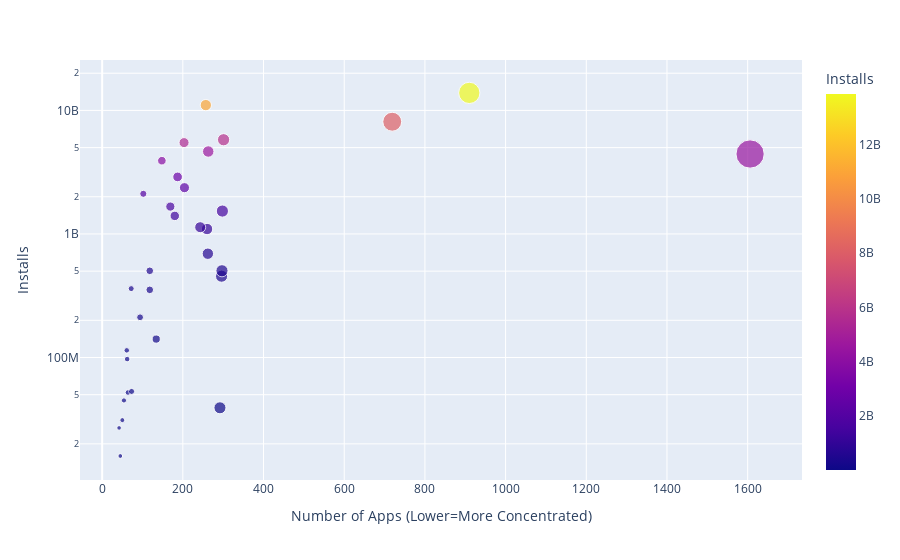

The cell this chart's notebook holds for it:
### Markdown cell above
### Category Concentration - Downloads vs. Competition

**Challenge**: 
* First, create a DataFrame that has the number of apps in one column and the number of installs in another:

<img src=https://imgur.com/uQRSlXi.png width="350">

* Then use the [plotly express examples from the documentation](https://plotly.com/python/line-and-scatter/) alongside the [.scatter() API reference](https://plotly.com/python-api-reference/generated/plotly.express.scatter.html)to create scatter plot that looks like this. 

<img src=https://imgur.com/cHsqh6a.png>

*Hint*: Use the size, hover_name and color parameters in .scatter(). To scale the yaxis, call .update_layout() and specify that the yaxis should be on a log-scale like so: yaxis=dict(type='log')

### Code cell
top10_category_installs = pd.DataFrame(index=category_installs.index,
                                       data={'App': top10_category})
top10_category_installs = top10_category_installs.join(category_installs.Installs)

print(top10_category_installs)

yaxis = dict(type='log')
scatter = px.scatter(top10_category_installs, x="App", y="Installs", 
           color="Installs", size="App", 
           hover_name=top10_category_installs.index)
scatter.update_layout(xaxis_title="Number of Apps (Lower=More Concentrated)",
                      yaxis_title="Installs",
                      yaxis=dict(type='log'))

scatter.show()

### Figure 1 — Plotly figure (JSON) as saved in the notebook; plotly's stock layout.template omitted (floating-point values rounded to 4 significant figures)
{"data": [{"hovertemplate": "<b>%{hovertext}</b><br><br>App=%{marker.size}<br>Installs=%{marker.color}<extra></extra>", "hovertext": ["EVENTS", "BEAUTY", "PARENTING", "MEDICAL", "COMICS", "LIBRARIES_AND_DEMO", "AUTO_AND_VEHICLES", "HOUSE_AND_HOME", "ART_AND_DESIGN", "DATING", "FOOD_AND_DRINK", "EDUCATION", "WEATHER", "FINANCE", "MAPS_AND_NAVIGATION", "LIFESTYLE", "BUSINESS", "SPORTS", "HEALTH_AND_FITNESS", "SHOPPING", "PERSONALIZATION", "BOOKS_AND_REFERENCE", "ENTERTAINMENT", "NEWS_AND_MAGAZINES", "TRAVEL_AND_LOCAL", "VIDEO_PLAYERS", "FAMILY", "PHOTOGRAPHY", "SOCIAL", "PRODUCTIVITY", "TOOLS", "COMMUNICATION", "GAME"], "legendgroup": "", "marker": {"color": [15949410, 26916200, 31116110, 39162676, 44931100, 52083000, 53129800, 97082000, 114233100, 140912410, 211677750, 352852000, 361096500, 455249400, 503267560, 503611120, 692018120, 1096431465, 1134006220, 1400331540, 1532352930, 1665791655, 2113660000, 2369110650, 2894859300, 3916897200, 4437554490, 4649143130, 5487841475, 5788070180, 8099724500, 11039241530, 13858762717], "coloraxis": "coloraxis", "size": [45, 42, 50, 292, 54, 64, 73, 62, 61, 134, 94, 118, 72, 296, 118, 297, 262, 260, 243, 180, 298, 169, 102, 204, 187, 148, 1606, 263, 203, 301, 719, 257, 910], "sizemode": "area", "sizeref": 4.015, "symbol": "circle"}, "mode": "markers", "name": "", "orientation": "v", "showlegend": false, "type": "scatter", "x": [45, 42, 50, 292, 54, 64, 73, 62, 61, 134, 94, 118, 72, 296, 118, 297, 262, 260, 243, 180, 298, 169, 102, 204, 187, 148, 1606, 263, 203, 301, 719, 257, 910], "xaxis": "x", "y": [15949410, 26916200, 31116110, 39162676, 44931100, 52083000, 53129800, 97082000, 114233100, 140912410, 211677750, 352852000, 361096500, 455249400, 503267560, 503611120, 692018120, 1096431465, 1134006220, 1400331540, 1532352930, 1665791655, 2113660000, 2369110650, 2894859300, 3916897200, 4437554490, 4649143130, 5487841475, 5788070180, 8099724500, 11039241530, 13858762717], "yaxis": "y"}], "layout": {"coloraxis": {"colorbar": {"title": {"text": "Installs"}}, "colorscale": [[0, "#0d0887"], [0.1111, "#46039f"], [0.2222, "#7201a8"], [0.3333, "#9c179e"], [0.4444, "#bd3786"], [0.5556, "#d8576b"], [0.6667, "#ed7953"], [0.7778, "#fb9f3a"], [0.8889, "#fdca26"], [1, "#f0f921"]]}, "legend": {"itemsizing": "constant", "tracegroupgap": 0}, "margin": {"t": 60}, "xaxis": {"anchor": "y", "domain": [0, 1], "title": {"text": "Number of Apps (Lower=More Concentrated)"}}, "yaxis": {"anchor": "x", "domain": [0, 1], "title": {"text": "Installs"}, "type": "log"}}}
